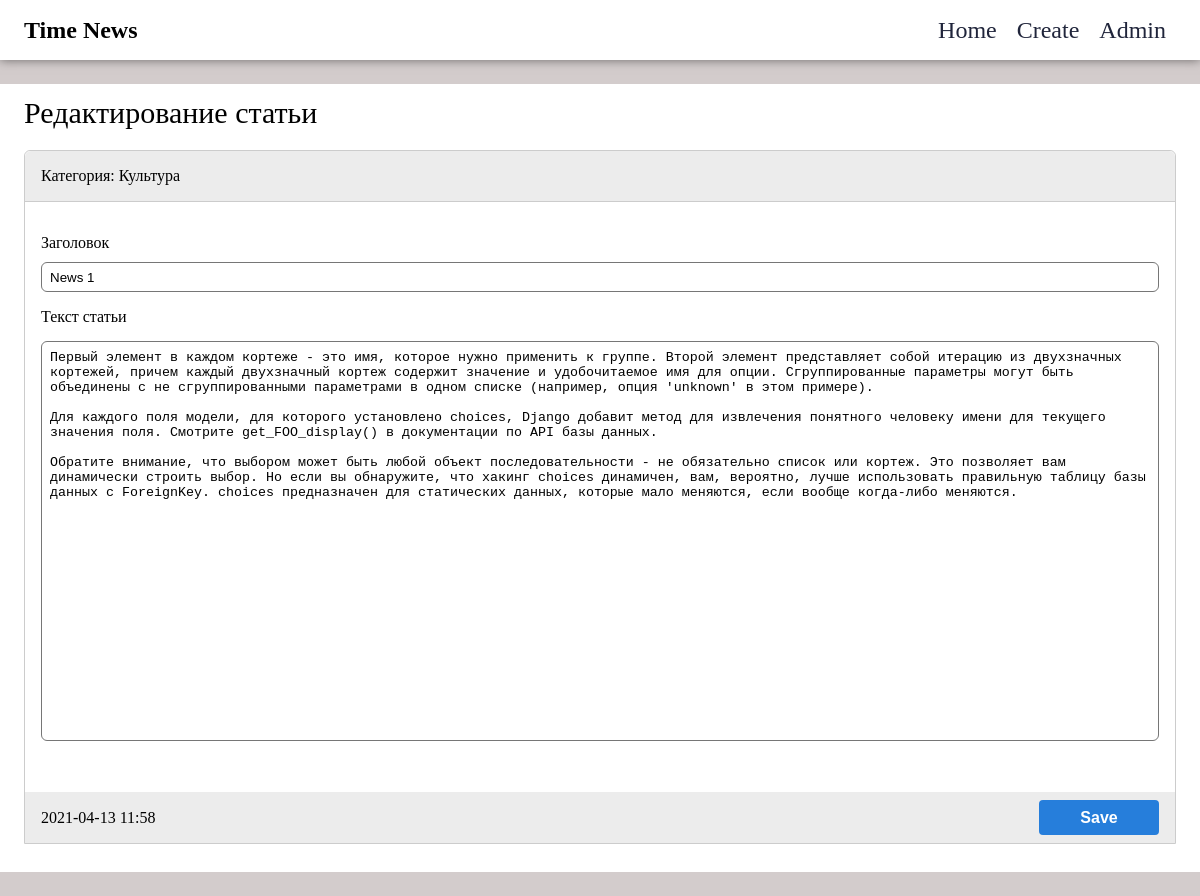
Page /edit/1/ on the committed database.
### news/models.py (models this page shows, shortened)
class News(models.Model):
    title = models.CharField(max_length=100, verbose_name='Наименование')
    content = models.TextField(blank=True, verbose_name='Контент')
    created_at = models.DateTimeField(
        auto_now_add=True, verbose_name='Дата публикации')
    updated_at = models.DateTimeField(auto_now=True, verbose_name='Обновлено')
    photo = models.ImageField(
        upload_to='photos/%Y/%m/%d/', blank=True, verbose_name='Фото')
    is_published = models.BooleanField(
        default=True, verbose_name='Опубликовано')
    category = models.ForeignKey(
        'Category', on_delete=models.PROTECT, null=True, verbose_name='Категория')
    class Meta:
        verbose_name = 'Новость'
        verbose_name_plural = 'Новости'
        ordering = ['-created_at']

class Category(models.Model):
    title = models.CharField(
        max_length=100, db_index=True, verbose_name='Наименование категории')
    def __str__(self):
        return self.title
    class Meta:
        verbose_name = 'Категория'
        verbose_name_plural = 'Категории'
        ordering = ['title']

### news/views.py (the view)
# urls.py: path('edit/<int:id>/', edit, name='edit'),
def edit(request, id):
    try:
        news = News.objects.get(id=id)
        context = {
            'news': news
        }
        if request.method == 'POST':
            form = TaskForm(request.POST, instance=news)
            form.save()
            return redirect('home')
        else:
            return render(request, 'news/edit.html', context)
    except News.DoesNotExist:
        return HttpResponseNotFound("<h2>Article not found</h2>")

### news/templates/news/edit.html (shortened to what this page needs)
{% extends 'news/layout.html' %}
{% block content %}
<div class="content">
  <div class="title">Редактирование статьи</div>
  <form method="POST">
  <div class="item">
    <div class="item__category">Категория: {{news.category}}</div>
    <div class="item__content">
      <p>
        <label>Заголовок</label><br>
        <input type="text" name="title" value="{{news.title}}" class="edit-title" />
      </p>
      <p>
        <label>Текст статьи</label><br>
        <textarea type="text" name="content" class="edit-text" >{{news.content}}</textarea>
      </p>
  </div>
  <div class="item__date">
    {{news.created_at|date:"Y-m-d H:i"}}
    <div class="item__options">
    <button type="submit" class="form__button"> Save </button>
  </div>
  </div>
  </div>
</form>
</div>
{% endblock %}

### mysite/static/css/style.css (style rules this page uses)
body { width: 100%; overflow-y: scroll; padding: 0; margin: 0; background-color: rgb(211, 204, 204); font-size: 16px; font-weight: 500; }
.title { color: black; font-size: 30px; font-weight: 500; margin-bottom: 20px; }
.content { max-width: 1200px; margin: 24px auto; background-color: #fff; padding: 12px 24px; }
.form__button { background-color: rgb(38 126 219); border: none; border-radius: 4px; width: 120px; height: 35px; color: white; font-size: 16px; font-weight: 600; cursor: pointer; }
.item { background-color: #fff; border: 1px solid #ccc; border-top-left-radius: 6px; border-top-right-radius: 6px; margin: 16px 0; }
.item__category { background-color: #ececec; border-bottom: 1px solid #ccc; display: flex; align-items: center; padding: 16px; border-top-left-radius: 6px; border-top-right-radius: 6px; }
.item__content { padding: 16px; }
.item__date { background-color: #ececec; display: flex; align-items: center; justify-content: space-between; padding: 8px 16px; }
.item__options { display: flex; }
.edit-title { width: 100%; height: 30px; box-sizing: border-box; padding-left: 8px; margin-top: 10px; border-radius: 6px; border: 1px solid #767676; }
.edit-text { width: 100%; height: 600px; max-height: 50vh; box-sizing: border-box; margin: 15px 0; border-radius: 6px; padding: 8px; border: 1px solid #767676; resize: none; }

### rows in the picture
News: category "Культура", title "News 1", content "Первый элемент в каждом кортеже - это имя, которое нужно применить к группе. Второй элемент представляет собой итерацию из двухзначных кортежей, причем каждый двухзначный кортеж содержит значение и удобочитаемое имя для опции. Сгруппированные параметры могут быть объединены с не сгруппированными параметрами в одном списке (например, опция 'unknown' в этом примере). Для каждого поля модели, для которого установлено choices, Django добавит метод для извлечения понятного человеку имени для текущего значения поля. Смотрите get_FOO_display() в документации по API базы данных. Обратите внимание, что выбором может быть любой объект последовательности - не обязательно список или кортеж. Это…", created_at "2021-04-13 11:58"
